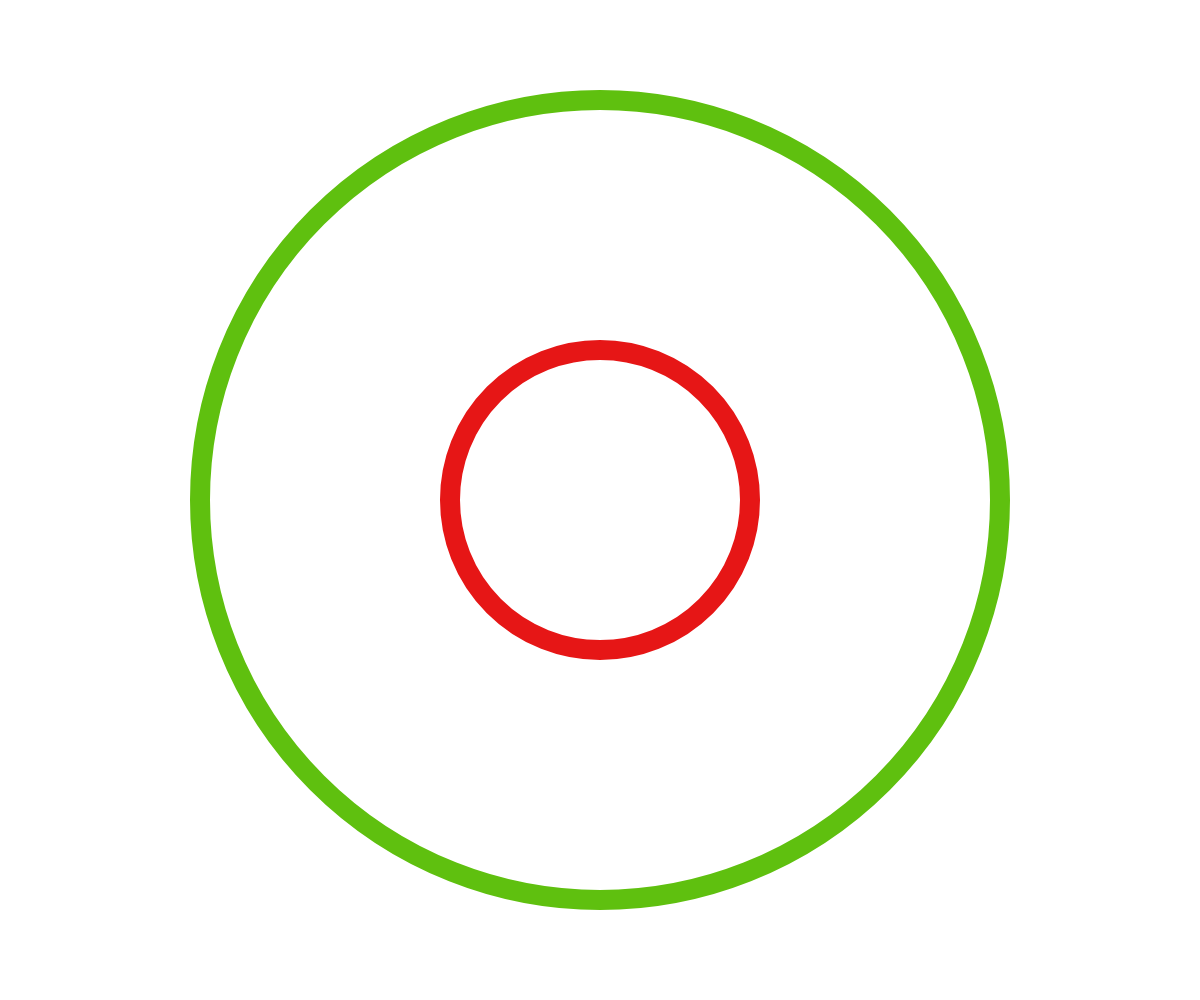
Frame 1 (no input)
Frame 60 (no input): identical to frame 1, image omitted
Frame 120 (the mouse pressed at the canvas centre since frame 60): identical to frame 1, image omitted

The p5.js sketch that drew this single still picture (run headless with seeded random() and noise() and a simulated clock; from frame 60 on, the mouse is pressed at the canvas centre):

// p5.js sketch
// ── sketch.js
function setup() {
  createCanvas(windowWidth, windowHeight);
}

function draw() {
  background(300);
   strokeWeight(20)
  noFill() 
  stroke("#5FC00F")
  ellipse(windowWidth/2,windowHeight/2,800)
  stroke("#E61616")
  ellipse(windowWidth/2,windowHeight/2,300)
}

function keyPressed() {
    fullscreen(true)
}
